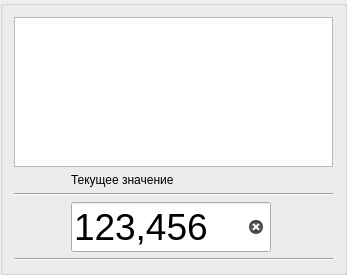
             <widget class="QGroupBox" name="groupBox_18">
              <property name="sizePolicy">
               <sizepolicy hsizetype="Minimum" vsizetype="Preferred">
                <horstretch>0</horstretch>
                <verstretch>0</verstretch>
               </sizepolicy>
              </property>
              <property name="title">
               <string/>
              </property>
              <layout class="QVBoxLayout" name="verticalLayout_22">
               <item>
                <layout class="QGridLayout" name="gridLayout_4"/>
               </item>
               <item>
                <widget class="QPlainTextEdit" name="plainTextEdit">
                 <property name="maximumSize">
                  <size>
                   <width>16777215</width>
                   <height>150</height>
                  </size>
                 </property>
                </widget>
               </item>
               <item>
                <layout class="QGridLayout" name="gridLayout_5">
                 <item row="3" column="2">
                  <spacer name="horizontalSpacer_34">
                   <property name="orientation">
                    <enum>Qt::Horizontal</enum>
                   </property>
                   <property name="sizeHint" stdset="0">
                    <size>
                     <width>39</width>
                     <height>20</height>
                    </size>
                   </property>
                  </spacer>
                 </item>
                 <item row="3" column="6">
                  <spacer name="horizontalSpacer_33">
                   <property name="orientation">
                    <enum>Qt::Horizontal</enum>
                   </property>
                   <property name="sizeHint" stdset="0">
                    <size>
                     <width>38</width>
                     <height>20</height>
                    </size>
                   </property>
                  </spacer>
                 </item>
                 <item row="4" column="0" colspan="8">
                  <widget class="Line" name="line_10">
                   <property name="orientation">
                    <enum>Qt::Horizontal</enum>
                   </property>
                  </widget>
                 </item>
                 <item row="1" column="0" colspan="8">
                  <widget class="Line" name="line_9">
                   <property name="orientation">
                    <enum>Qt::Horizontal</enum>
                   </property>
                  </widget>
                 </item>
                 <item row="3" column="3">
                  <widget class="QLineEdit" name="actualValueLineEdit_5">
                   <property name="sizePolicy">
                    <sizepolicy hsizetype="Preferred" vsizetype="Fixed">
                     <horstretch>0</horstretch>
                     <verstretch>0</verstretch>
                    </sizepolicy>
                   </property>
                   <property name="minimumSize">
                    <size>
                     <width>0</width>
                     <height>0</height>
                    </size>
                   </property>
                   <property name="maximumSize">
                    <size>
                     <width>200</width>
                     <height>16777215</height>
                    </size>
                   </property>
                   <property name="baseSize">
                    <size>
                     <width>0</width>
                     <height>0</height>
                    </size>
                   </property>
                   <property name="font">
                    <font>
                     <pointsize>28</pointsize>
                    </font>
                   </property>
                   <property name="contextMenuPolicy">
                    <enum>Qt::DefaultContextMenu</enum>
                   </property>
                   <property name="autoFillBackground">
                    <bool>false</bool>
                   </property>
                   <property name="text">
                    <string>123,456</string>
                   </property>
                   <property name="readOnly">
                    <bool>false</bool>
                   </property>
                   <property name="placeholderText">
                    <string/>
                   </property>
                   <property name="clearButtonEnabled">
                    <bool>true</bool>
                   </property>
                  </widget>
                 </item>
                 <item row="0" column="3">
                  <widget class="QLabel" name="actualLabel_5">
                   <property name="text">
                    <string>Текущее значение</string>
                   </property>
                  </widget>
                 </item>
                </layout>
               </item>
              </layout>
             </widget>
